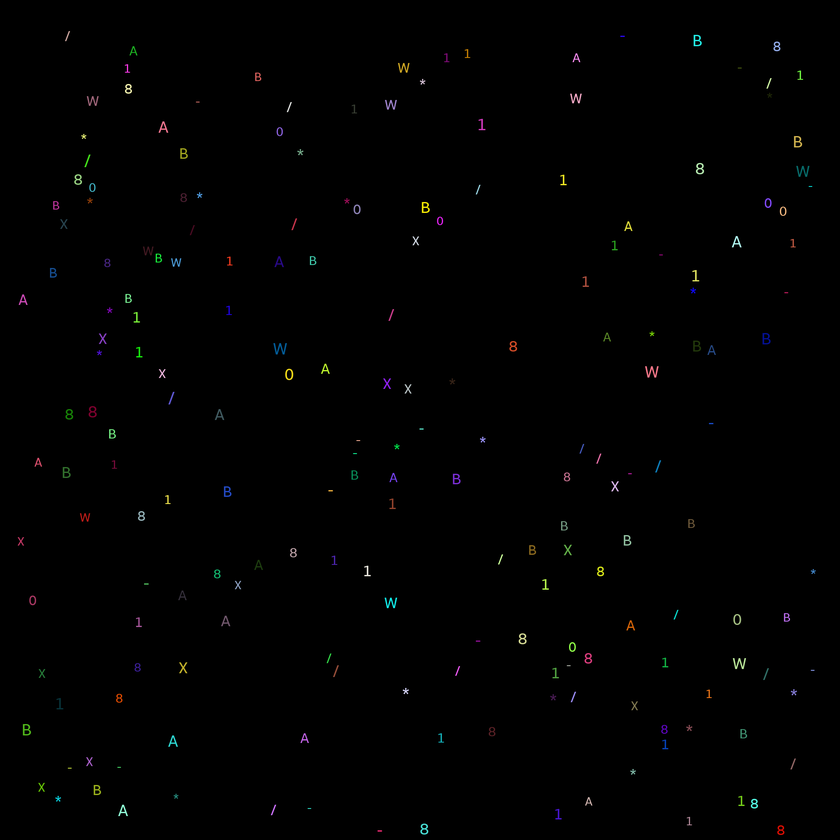
#> input picture data/alphabet.png, 840 x 840 px, shrunk from 2000 x 2000 before the run
$ python main.py
#> lines starting #> are read from the running program, lines starting #| are printed output that depends on the picture; after the words box and inside, x2 and y2 are one past the last pixel; in counts of white or black regions, pixels touching at a corner belong together; long printed decimals are rounded
import numpy as np
import matplotlib.pyplot as plt
from skimage import draw
from skimage.measure import label, regionprops


def lakes_and_bays(image):
    b = ~image
    lb = label(b)
    regs = regionprops(lb)
    count_lakes = 0
    count_bays = 0
    for reg in regs:
        on_bound = False
        for y, x in reg.coords:
            if y == 0 or x == 0 or y == image.shape[0] - 1 or x == image.shape[1] - 1:
                on_bound = True
                break
        if not on_bound:
            count_lakes += 1
        else:
            count_bays += 1

    return count_lakes, count_bays


def has_vline(region):
    lines = np.sum(region.image, 0) // region.image.shape[0]
    return 1 in lines


def filling_factor(region):
    return np.sum(region.image) / region.image.size


def recognize(region):
    if np.all(region.image):
        return "-"
    cl, cb = lakes_and_bays(region.image)
    if cl == 2:
        if has_vline(region):
            return "B"
        else:
            return "8"
    if cl == 1:
        if cb == 3:
            return "A"
        else:
            return "0"
    if cl == 0:
        if has_vline(region):
            return "1"
        if cb == 2:
            return "/"
        _, cut_cb = lakes_and_bays(region.image[2:-2, 2:-2])

        if cut_cb == 4:
            return "X"
        if cut_cb == 5:
            cy = region.image.shape[0] // 2
            cx = region.image.shape[1] // 2
            if region.image[cy, cx] > 0:
                return "*"
            return "W"
        if cb == 5:
            return "*"
        else:
            return "W"
    return None


image = plt.imread("./data/alphabet.png")
#> image is the input picture: shape (840, 840, 3) float32; mean R, G, B 0.00387, 0.00397, 0.00369
binary = np.sum(image, 2)
binary[binary > 0] = 1
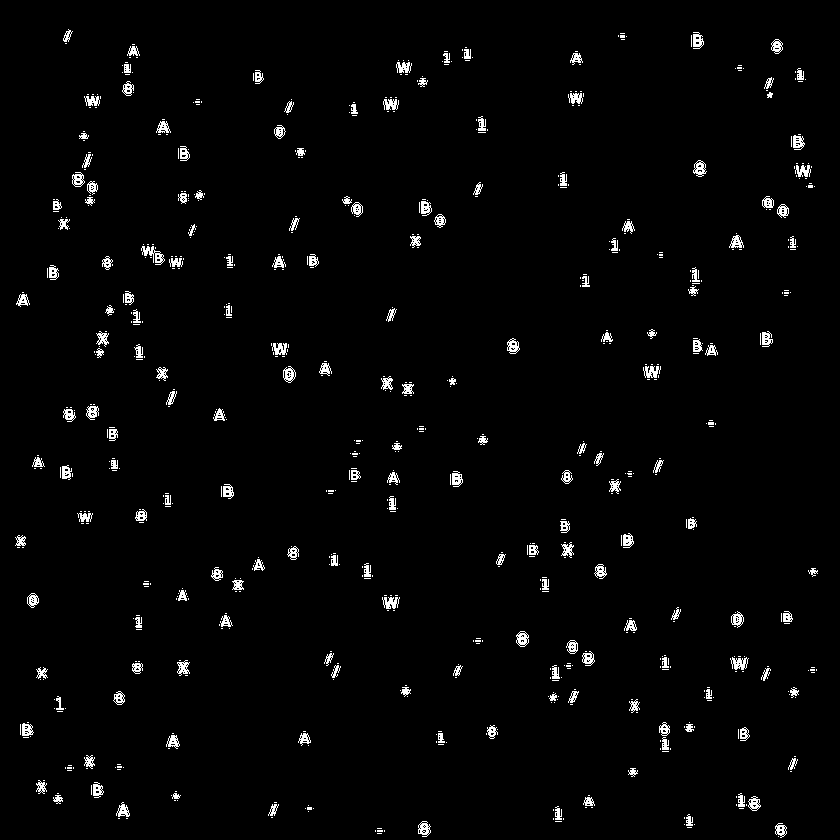
#> binary: shape (840, 840) float32; values 0 (black) and 1 (white), 2.2% white in thin lines or dots

labeled = label(binary)
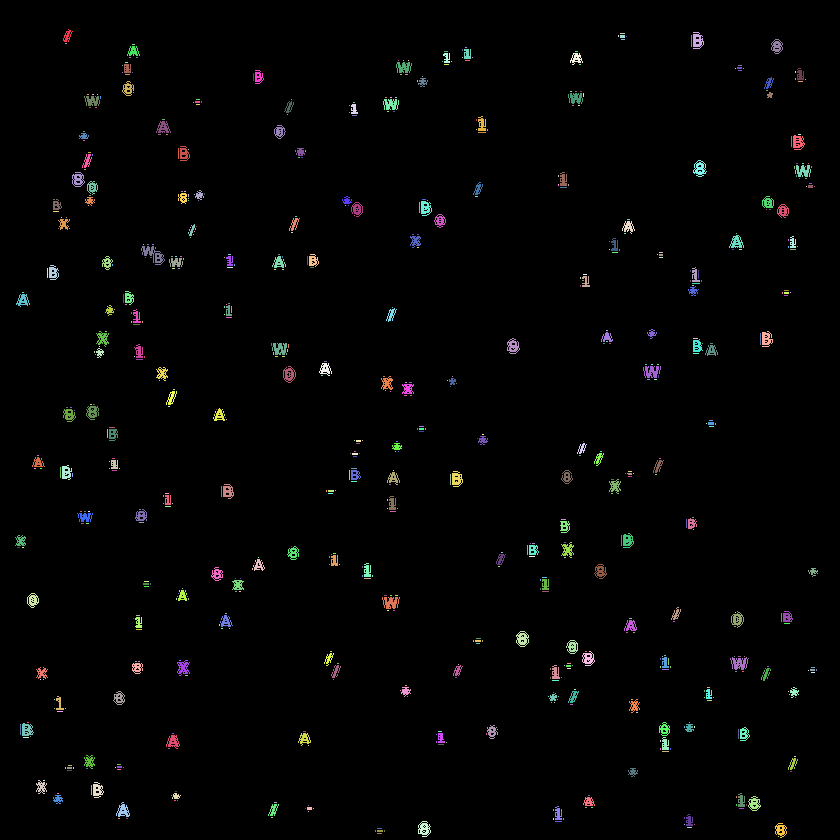
#> labeled: shape (840, 840) int64; 730 distinct labels, from 0 to 729; one colour per label, 0 black
print(np.max(labeled))
#| 729

regions = regionprops(labeled)
#> regions = 729 regions; largest, box (x1, y1, x2, y2) and area: (141, 246, 165, 265) 178, (730, 657, 749, 670) 143, (643, 366, 661, 378) 137, (382, 597, 400, 609) 137, (272, 343, 287, 355) 125
print(regions[0].area)
#| 57.0

d = {None: 0}

for region in regions:
    symbol = recognize(region)
    if symbol is not None:
        labeled[np.where(labeled == region.label)] = 0
    else:
        print(filling_factor(region))
    if symbol not in d:
        d[symbol] = 0
    d[symbol] += 1
#> this loop made 729 passes
#| 0.6471
#| 0.8571
#| 0.7262
#| 0.5179
#> (further printed lines are left out)
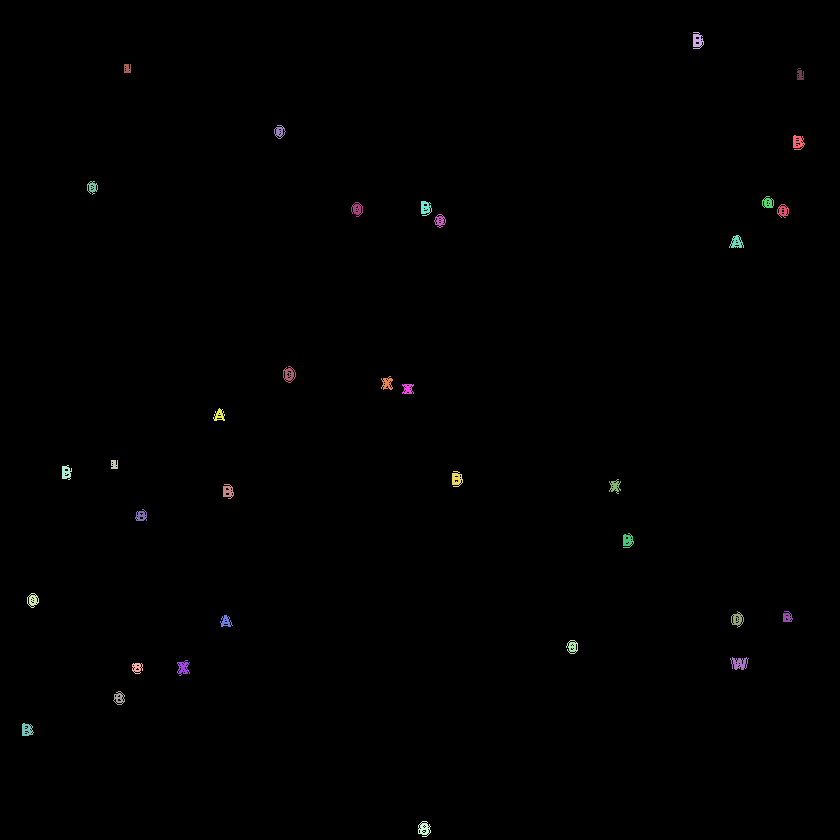
#> labeled: shape (840, 840) int64; 35 distinct labels, from 0 to 718; one colour per label, 0 black
#> after the loop, d = 11 items

print(round((1. - d[None] / sum(d.values())) * 100, 2))
#| 95.34

print(d)
#| {None: 34, '/': 23, '-': 549, '8': 51, '0': 28, '1': 14, 'B': 6, 'A': 8, '*': 2, 'W': 8, 'X': 6}

plt.imshow(labeled, cmap="gray")
plt.show()
